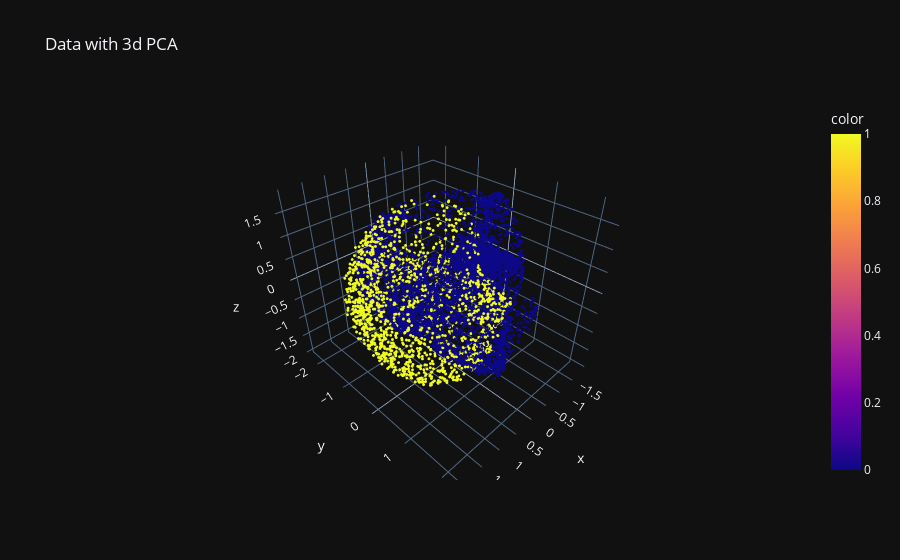

Notebook source saved alongside this figure:
### Code cell
data_pca, dimension, eigenvectors = my_pca(data, dim=3)
fig = px.scatter_3d(x=data_pca.iloc[:, 0], y=data_pca.iloc[:, 1], z=data_pca.iloc[:, 2], color=labels.iloc[:, 0],  title=f"Data with {dimension}d PCA")
fig.update_traces(marker=dict(size=1)).show()

### Figure 1 — Plotly figure (JSON) as saved in the notebook; plotly's stock layout.template omitted (floating-point values rounded to 4 significant figures; data arrays with more than 128 entries replaced by an {"elided": "..."} marker saying what was removed)
{"data": [{"hovertemplate": "x=%{x}<br>y=%{y}<br>z=%{z}<br>color=%{marker.color}<extra></extra>", "legendgroup": "", "marker": {"color": {"elided": "6631 int values"}, "coloraxis": "coloraxis", "symbol": "circle", "size": 1}, "mode": "markers", "name": "", "scene": "scene", "showlegend": false, "x": {"elided": "6631 float values"}, "y": {"elided": "6631 float values"}, "z": {"elided": "6631 float values"}, "type": "scatter3d"}], "layout": {"scene": {"domain": {"x": [0.0, 1.0], "y": [0.0, 1.0]}, "xaxis": {"title": {"text": "x"}}, "yaxis": {"title": {"text": "y"}}, "zaxis": {"title": {"text": "z"}}}, "coloraxis": {"colorbar": {"title": {"text": "color"}}, "colorscale": [[0.0, "#0d0887"], [0.1111, "#46039f"], [0.2222, "#7201a8"], [0.3333, "#9c179e"], [0.4444, "#bd3786"], [0.5556, "#d8576b"], [0.6667, "#ed7953"], [0.7778, "#fb9f3a"], [0.8889, "#fdca26"], [1.0, "#f0f921"]]}, "legend": {"tracegroupgap": 0}, "title": {"text": "Data with 3d PCA"}}}
